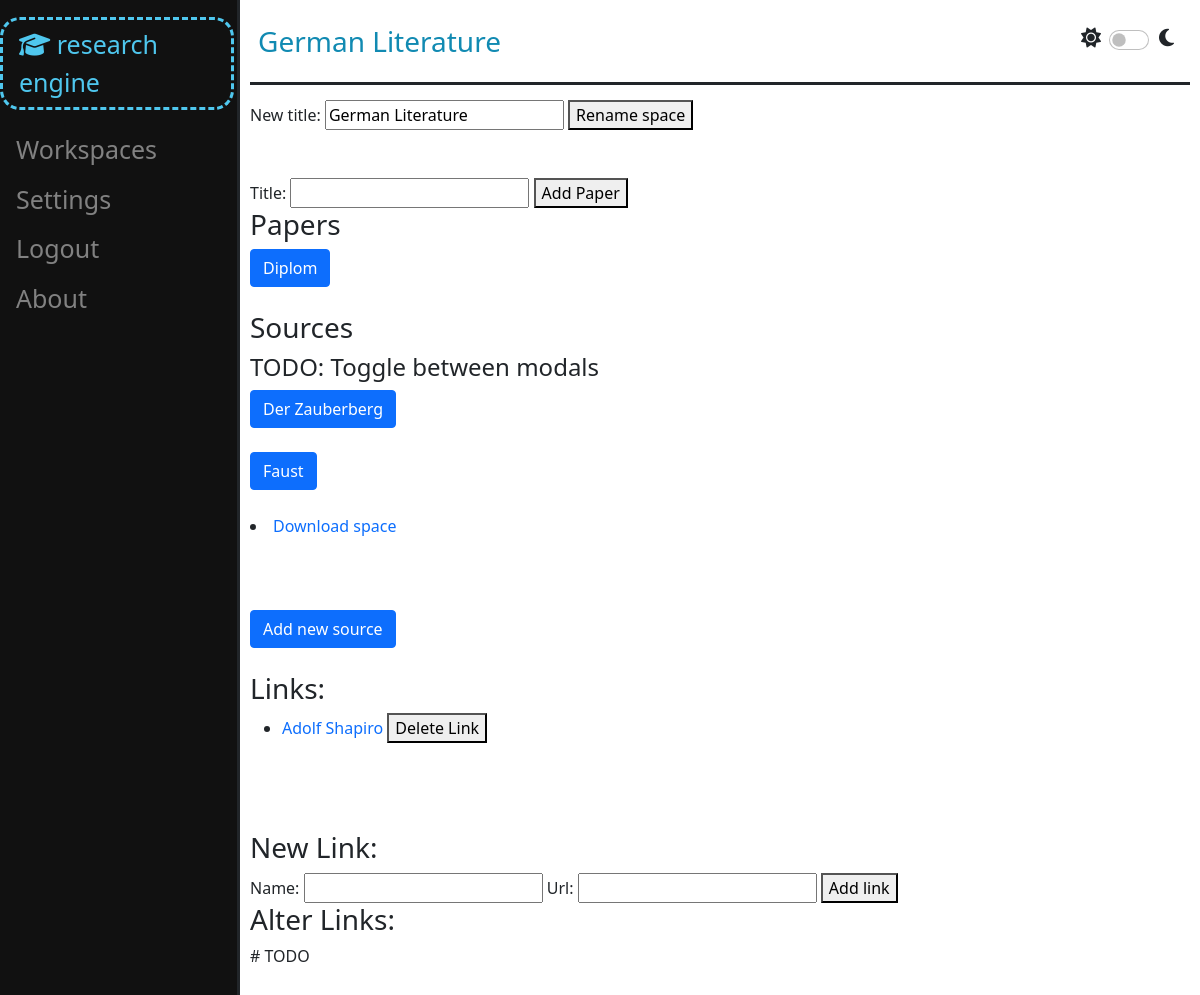
The app's page /work_space/1 (signed in) with its own data.
### work_space/models.py (models this page shows, shortened)
class WorkSpace(models.Model):
    owner = models.ForeignKey(User, on_delete=models.CASCADE, related_name="work_spaces")
    guests = models.ManyToManyField(User, related_name="guest_work_spaces")
    title = models.CharField(max_length=50)
    archived = models.BooleanField(default=False)
    share_sources = models.BooleanField(default=False)
    def __str__(self):
        return self.title

class Link(models.Model):
    work_space = models.ForeignKey(WorkSpace, on_delete=models.CASCADE, related_name="links")
    user = models.ForeignKey(User, on_delete=models.CASCADE, related_name="links")
    name = models.CharField(max_length=50)
    url = models.URLField()
    def __str__(self):
        return self.name

### paper_work/models.py (models this page shows, shortened)
class Paper(models.Model):
    work_space = models.ForeignKey(WorkSpace, on_delete=models.CASCADE, related_name="papers")
    user = models.ForeignKey(User, on_delete=models.CASCADE)
    title = models.CharField(max_length=50, unique=True)
    sources = models.ManyToManyField(Source, related_name="papers")
    citation_style = models.CharField(max_length=10, default="APA & MLA")
    archived = models.BooleanField(default=False)
    published = models.BooleanField(default=False)
    def __str__(self):
        return self.title

### bookshelf/models.py (models this page shows, shortened)
class Source(models.Model):
    real_type = models.ForeignKey(ContentType, editable=False, on_delete=models.CASCADE)
    work_space = models.ForeignKey(WorkSpace, on_delete=models.CASCADE, related_name="sources")
    user = models.ForeignKey(User, on_delete=models.CASCADE, related_name="sources")
    title = models.CharField(max_length=100)
    author = models.CharField(max_length=70, blank=True)
    year = models.CharField(max_length=5, blank=True)
    link = models.CharField(max_length=40, blank=True)
    has_file = models.BooleanField(default=False)
    def get_file(self) -> SourceFile | None:
        return SourceFile.objects.get(source=self)

### work_space/views.py (the view)
# urls.py: path("work_space/<int:space_id>", views.work_space_view, name="space_view"),
@login_required
def work_space_view(request, space_id):
    space = check_work_space(space_id, request.user)
    sources: list = []
    source_number = 1
    for source in space.sources.all():
        if source.has_file:
            file_id = source.get_file().pk
        else:
            file_id = None
        source = model_to_dict(source)
        source["number"] = source_number
        source["file_id"] = file_id
        sources.append(source)
        source_number += 1
    work_space_data = {
        "space": space,
        "papers": space.papers.all(),
        "sources": sources,
        "number_of_sources": len(sources),
        "links": space.links.all(),
        "new_paper_form": NewPaperForm(),
        "book_form": BookForm(),
        "article_form": ArticleForm(),
        "chapter_form": ChapterForm(),
        "webpage_form": WebpageForm(),
        "link_form": NewLinkForm(),
        "alter_link_form": AlterLinkForm(),
        "rename_form": RenameSpaceForm().set_initial(space),
        "spaces": WorkSpace.objects.all()
    }
    return render(request, "work_space/work_space.html", work_space_data)

### paper_work/forms.py (shortened to what this page needs)
class NewPaperForm(forms.Form):
    title = forms.CharField(max_length=50)

### bookshelf/forms.py
class BookForm(CommonFields):
    source_type = SourceTypes.book
    title = forms.CharField(widget=forms.TextInput(attrs={
        "type": "text",
        "id": "title-field",
        "class": _CLASS,
        "autocomplete": "off",
        "placeholder": "Book title"})
    )
    publishing_house = forms.CharField(widget=forms.TextInput(attrs={
        "type": "text",
        "id": "publishing-house-field",
        "class": _CLASS,
        "autocomplete": "off",
        "placeholder": "Publishing House"})
    )
    year = forms.IntegerField(widget=forms.NumberInput(attrs={
        "type": "number",
        "id": "book-year-field",
        "class": _CLASS,
        "autocomplete": "off",
        "placeholder": "Publishing year"})
    )

### utils/verification.py (called while the page is built)
def check_work_space(space_id: int, user: User) -> WorkSpace | Http404 | PermissionDenied:
    try:
        space = WorkSpace.objects.get(pk=space_id)
    except ObjectDoesNotExist:
        raise Http404
    else:
        if space.owner != user and user not in space.guests.all():
            raise PermissionDenied
    return space

### work_space/forms.py (called while the page is built)
    def set_initial(self, space: WorkSpace):
        self.fields["new_title"].initial = space.title
        return self

### templates/work_space/work_space.html (shortened to what this page needs)
{% extends "layout.html" %}
{% load static %}
{% block header %}
   {{ space }}
{% endblock %}
{% block body %}
    <form action="{% url 'work_space:rename_space' space.pk %}" id="rename_space_form" method="post">
        {{ rename_form }}
        <button type="submit">Rename space</button>
    </form><br><br>
    <form action="{% url 'paper_work:create_paper' space.pk %}" method="post">
        {{ new_paper_form }}
        <button id="change_password_button" type="submit">Add Paper</button>
    </form>
    <h3>Papers</h3>
    {% for paper in papers %}
        <button onclick="load_and_show_paper_space('{{ paper.pk }}')" type="button" class="btn btn-primary" data-bs-toggle="modal" data-bs-target="#paper-space-{{ paper.pk }}">
            {{ paper }}
        </button>
        <br><br>
    {% endfor %}
    <h3>Sources</h3>
    <h4>TODO: Toggle between modals</h4>
    {% for source in sources %}
        <button onclick="load_and_show_source_space('{{ source.id }}')" type="button" class="btn btn-primary" id="open-modal-button-{{ source.number }}" data-bs-toggle="modal" data-bs-target="#source-space-{{ source.number }}">
            {{ source.title }}
        </button>
        <br><br>
    {% endfor %}
    <li>
        <a href="{% url 'work_space:download_space' space.pk %}">Download space</a>
    </li><br><br><br>
    <button type="button" class="btn btn-primary" data-bs-toggle="modal" data-bs-target="#new-source">
        Add new source
    </button>
    <br><br>
    <h3>Links:</h3>
    <ul>
        {% for link in links %}
            <div id="link_{{ link.pk }}">
                <li>
                    <a href="{{ link.url }}">{{ link }}</a>
                    <button onclick="delete_link('{{ link.pk }}')" type="button">Delete Link</button>
                </li>
            </div>
        {% endfor %}
    </ul><br><br><br>
    <h3>New Link:</h3>
    <form action="{% url 'work_space:add_link' space.pk %}" method="post" id="link_form">
        {{ link_form }}
        <button>Add link</button>
    </form>
    <h3>Alter Links:</h3>
    # TODO
    <br><br><br>
{% endblock %}

### static/css/styles.css (style rules this page uses)
a:link { text-decoration: none; }

### records on screen
WorkSpace: title "German Literature"
Paper: title "Diplom"
Source: title "Der Zauberberg"
Source: title "Faust"
Link: name "Adolf Shapiro"
